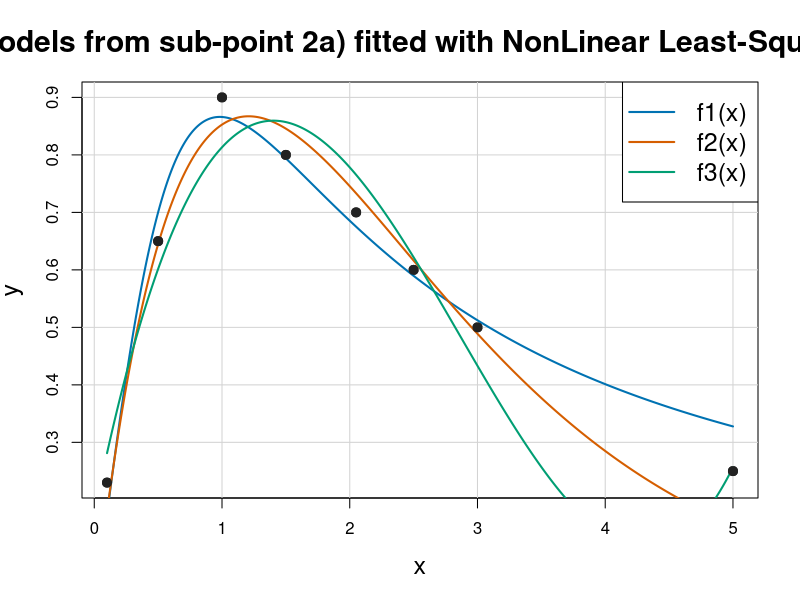

Here is the R script that generated this plot:
setwd("C:\\Users\\rysio\\Desktop\\Informatyka\\R\\DataMining\\Project\\Plots")
# --------- Defining data --------------
# x <-> Hours and y <-> Results
x <- c(0.1, 0.5, 1, 1.5, 2.05, 2.5, 3, 5)
y <- c(0.23, 0.65, 0.9, 0.8, 0.7, 0.6, 0.5, 0.25)

model1 <- nls(y ~ (d * x) / (1 + e * x^2), 
             start = list(d = 1, e = 1))
print(sigma(model1))
print(sqrt(mean(residuals(model1)^2)))

model2 <- nls(y ~ (d * x) * exp(-b * x), 
              start = list(b = 0.1, d = 1))
print(sigma(model2))
print(sqrt(mean(residuals(model2)^2)))

model3 <- nls(y ~ a + b*x + c*x^2 + d*x^3, 
              start = list(a = 1, b = 1, c = 1, d = 1))
print(sigma(model3))
print(sqrt(mean(residuals(model3)^2)))

# ---------- Plot -------------------
png('plotA2c.png', width = 1500, height = 1500, res = 150, type = "cairo", bg="white")

plot(x, y, pch = 19, cex = 1.2, xlab = "x", ylab = "y", cex.lab = 1.5, col = "#222222",
     main = "Models from sub-point 2a) fitted with NonLinear Least-Squares", cex.main = 1.8)
grid(nx = NULL, ny = NULL, col = "lightgray", lty = "solid")
# graph1
cf <- coef(model1)
curve((cf["d"] * x) / (1 + cf["e"] * x^2),
      from = min(x), to = max(x),
      add = TRUE, col = "#0072B2", lwd = 2, n = 500)
# graph2
cf <- coef(model2)
curve((cf["d"] * x) * exp(-cf["b"] * x),
      from = min(x), to = max(x),
      add = TRUE, col = "#D55E00", lwd = 2, n = 500)
# graph3
cf <- coef(model3)
curve(cf["a"] + cf["b"]*x + cf["c"]*x^2 + cf["d"]*x^3,
      from = min(x), to = max(x),
      add = TRUE, col = "#009E73", lwd = 2, n = 500)

# points
points(x, y, col = "#222222", pch = 19, cex = 1.2)

legend("topright", 
       legend = c("f1(x)", "f2(x)", "f3(x)"), 
       col = c("#0072B2", "#D55E00", "#009E73"),
       cex = 1.5,
       lty = c(1, 1, 1), # Corresponds to line types
       pch = NA,         # Disables points in the legend
       lwd = 2)          # Matches line thickness

dev.off()
